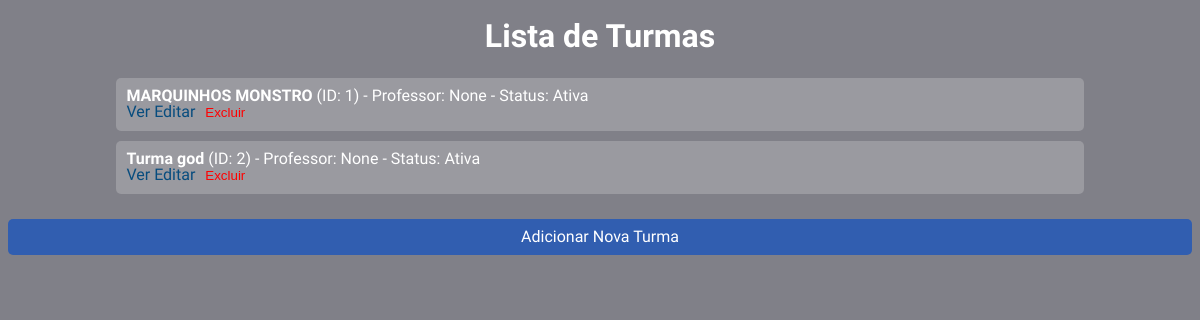
Page /turmas on the committed database.
### models/turma.py (models this page shows, shortened)
class Turma(db.Model):
    __tablename__ = 'turmas'
    id = db.Column(db.Integer, primary_key=True)
    descricao = db.Column(db.String(200), nullable=False)
    professor_id = db.Column(db.Integer, db.ForeignKey('professores.id'))
    ativo = db.Column(db.Boolean, default=True)
    professor = db.relationship('Professor', back_populates='turmas')
    alunos = db.relationship('Aluno', back_populates='turma', cascade="all, delete-orphan")

### controller/turma.py (the view)
@turma_blueprint.route('/turmas', methods=['GET'])
def get_turmas():
    turmas = listar_turmas()
    return render_template("turma/turmas.html", turmas=turmas)

### models/turma.py (called while the page is built)
def listar_turmas():
    turmas = Turma.query.all()
    return [{
        'id': turma.id,
        'descricao': turma.descricao,
        'ativo': turma.ativo,
        'professor_id': turma.professor_id,
        'professor_nome': turma.professor.nome if turma.professor else None
    } for turma in turmas]

### templates/turma/turmas.html (shortened to what this page needs)
<!DOCTYPE html>
<html lang="pt-BR">
<head>
  <link rel="stylesheet" href="global.css">
  <link rel="stylesheet" href="/styles/reset.css">
</head>
<body>
  <h1>Lista de Turmas</h1>
  <div class="lista-turma">
    {% for turma in turmas %}
      <div class="turma">
        <strong>{{ turma.descricao }}</strong> (ID: {{ turma.id }}) -
        Professor: {{ turma.professor_nome }} -
        Status: {{ 'Ativa' if turma.ativo else 'Inativa' }}
        <div>
          <a href="{{ url_for('turma.get_turma', id_turma=turma.id) }}">Ver</a>
          <a href="{{ url_for('turma.editar_turma_page', id_turma=turma.id) }}">Editar</a>
          <form action="{{ url_for('turma.delete_turma', id_turma=turma.id) }}" method="POST" style="display:inline;">
            <button type="submit" style="background:none; border:none; color:red; cursor:pointer;">Excluir</button>
          </form>
        </div>
      </div>
    {% endfor %}
  </div>
  <a href="{{ url_for('turma.adicionar_turma_page') }}" class="btn-adicionar">Adicionar Nova Turma</a>
</body>
</html>

### styles/global.css (style rules this page uses)
body { background-color: rgb(128, 128, 136); font-family: "Signika", sans-serif; text-decoration: none; }

### templates/turma/turmas.html (style rules this page uses)
body { background-color: rgb(128, 128, 136); font-family: "Signika", sans-serif; text-decoration: none; color: white; }
h1 { text-align: center; margin-top: 20px; }
.lista-turma { display: flex; flex-direction: column; align-items: center; margin-top: 20px; }
.turma { background-color: rgba(255, 255, 255, 0.2); padding: 10px; margin: 5px; border-radius: 5px; width: 80%; text-align: left; }
a { text-decoration: none; color: rgb(7, 76, 126); }
.btn-adicionar { display: block; margin: 20px auto; padding: 10px 20px; background-color: rgb(49, 94, 176); border: none; color: white; cursor: pointer; text-align: center; border-radius: 5px; }

### rows in the picture
Turma: descricao "MARQUINHOS MONSTRO", id "1", professor_nome "None", ativo "Ativa"
Turma: descricao "Turma god", id "2", professor_nome "None", ativo "Ativa"
